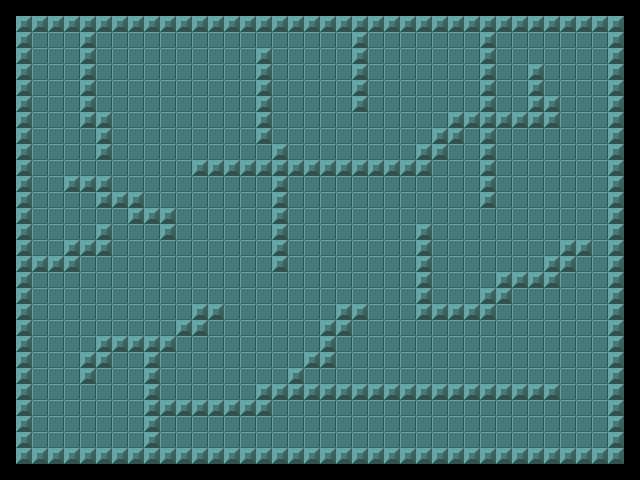

Tiled map render using the project's own tile images. Description and the map definition, with tile-layer contents summarised, below:
An orthogonal 40x30 tile map with 16x16 px tiles, 1 tile layer (Walls) and 2 objects (baku, spirit).

<map version="1.0" tiledversion="1.1.6" orientation="orthogonal" renderorder="right-down" width="40" height="30" tilewidth="16" tileheight="16" infinite="0" nextobjectid="4">
 <tileset firstgid="1" source="tiles-temp.tsx" />
 <layer name="Walls" width="40" height="30">
  <data>[1200 cells, 1064 non-empty, 2 distinct tile ids]</data>
 </layer>
 <objectgroup name="Entities">
  <object id="1" name="baku" x="495" y="96" width="16" height="16" />
  <object id="3" name="spirit" x="207" y="207" width="18" height="17" />
 </objectgroup>
</map>
